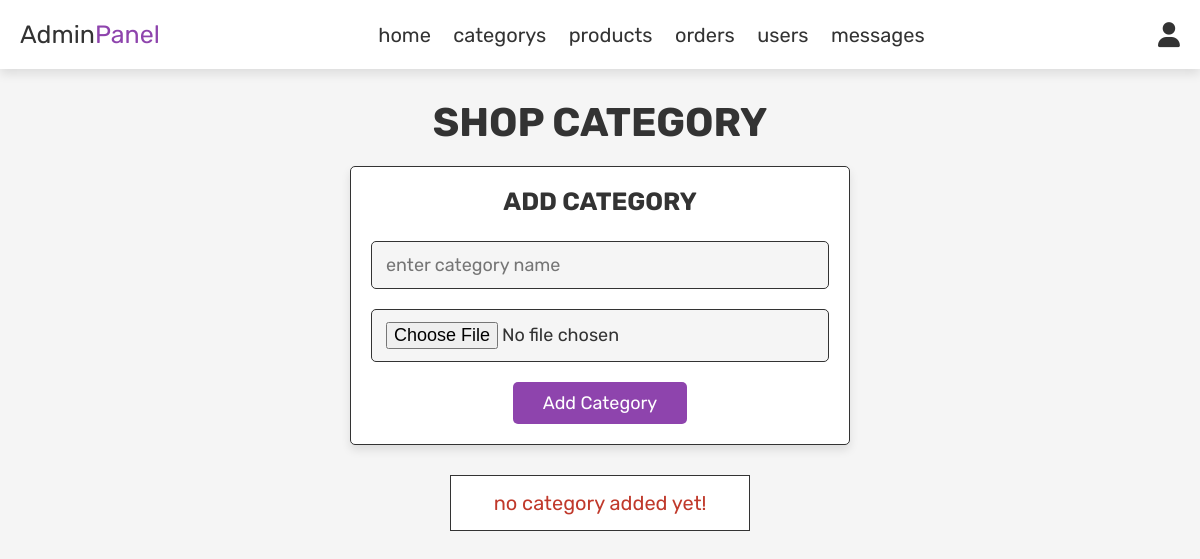
The app's page /admin_category.php (signed in), older data.
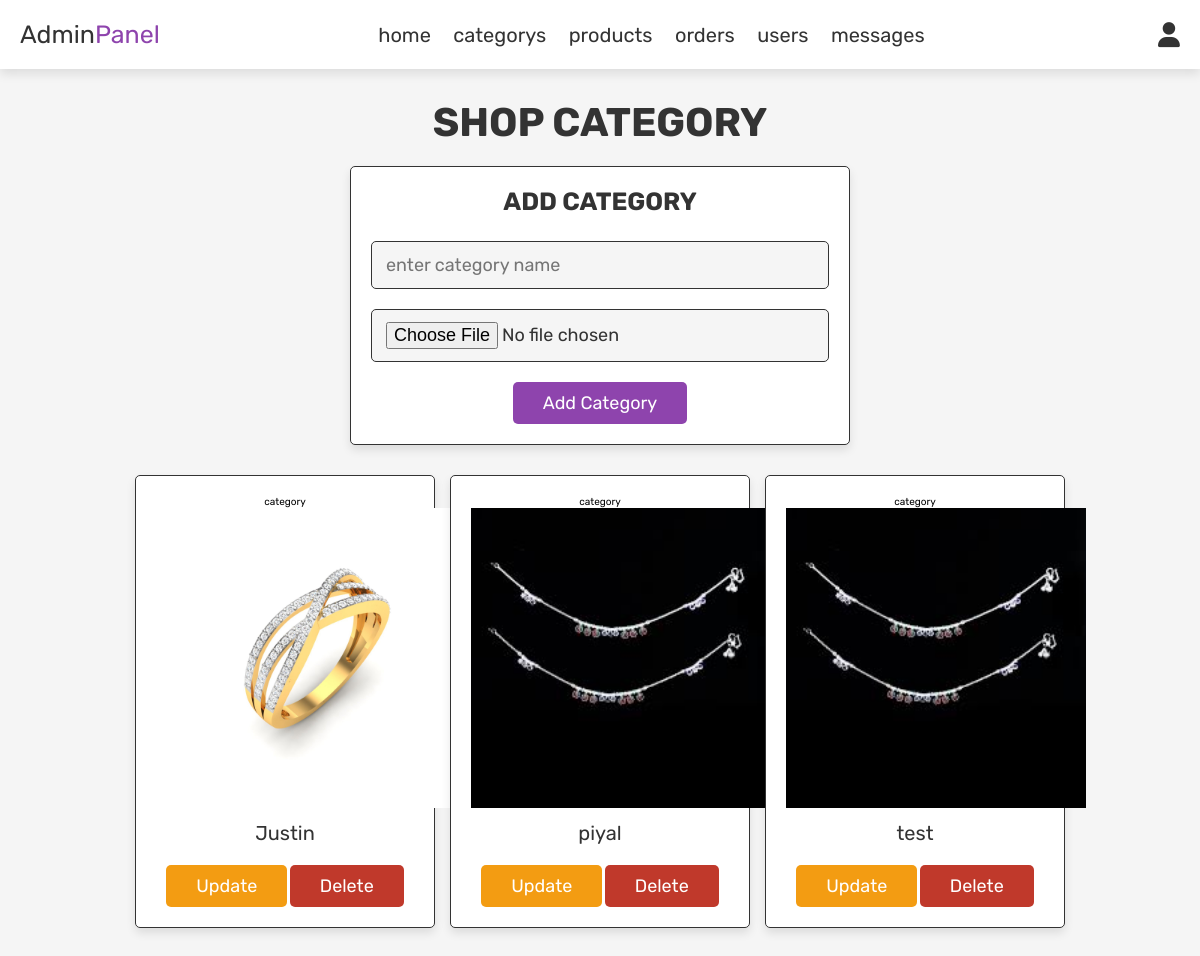
The same page, newer data.
### tables this page shows
CREATE TABLE `category` (
  `id` int(10) NOT NULL,
  `name` varchar(225) NOT NULL,
  `image` varchar(225) NOT NULL
);

### admin_category.php (the view, shortened to what this page needs)
<?php
include 'config.php';
?>
<!DOCTYPE html>
<html lang="en">
<head>
   <link rel="stylesheet" href="https://cdnjs.cloudflare.com/ajax/libs/font-awesome/6.0.0/css/all.min.css">
   <link rel="stylesheet" href="css/admin_style.css">
</head>
<body>
<?php include 'admin_header.php'; ?>
<section class="add-products">
   <h1 class="title">shop category</h1>
   <form action="" method="post" enctype="multipart/form-data">
      <h3>add category</h3>
      <input type="text" name="name" class="box" placeholder="enter category name" required>
      <input type="file" name="image" accept="image/jpg, image/jpeg, image/png" class="box" required>
      <input type="submit" value="add category" name="add_category" class="btn">
   </form>
</section>
<section class="show-products">
   <div class="box-container">
      <?php
         $select_category = mysqli_query($conn, "SELECT * FROM `category`") or die('query failed');
         if(mysqli_num_rows($select_category) > 0){
            while($fetch_category = mysqli_fetch_assoc($select_category)){
      ?>
      <div class="box">category
         <img src="uploaded_img/<?php echo $fetch_category['image']; ?>" alt="">
         <div class="name"><?php echo $fetch_category['name']; ?></div>
         <a href="admin_category.php?update=<?php echo $fetch_category['id']; ?>" class="option-btn">update</a>
         <a href="admin_category.php?delete=<?php echo $fetch_category['id']; ?>" class="delete-btn" onclick="return confirm('delete this category?');">delete</a>
      </div>
      <?php
         }
      }else{
         echo '<p class="empty">no category added yet!</p>';
      }
      ?>
   </div>
</section>
</body>
</html>

### admin_header.php (shortened to what this page needs)
<header class="header">
   <div class="flex">
      <a href="admin_page.php" class="logo">Admin<span>Panel</span></a>
      <nav class="navbar">
         <a href="admin_page.php">home</a>
         <a href="admin_category.php">categorys</a>
         <a href="admin_products.php">products</a>
         <a href="admin_orders.php">orders</a>
         <a href="admin_users.php">users</a>
         <a href="admin_contacts.php">messages</a>
      </nav>
      <div class="icons">
         <div id="user-btn" class="fas fa-user"></div>
      </div>
   </div>
</header>

### css/admin_style.css (style rules this page uses)
:root { --purple:#8e44ad; --red:#c0392b; --orange:#f39c12; --black:#333; --white:#fff; --light-color:#666; --light-white:#ccc; --light-bg:#f5f5f5; --border:.1rem solid var(--black); --box-shadow:0 .5rem 1rem rgba(0,0,0,.1); }
* { font-family: 'Rubik', sans-serif; margin:0; padding:0; box-sizing: border-box; outline: none; border:none; text-decoration: none; transition:all .2s linear; }
html { font-size: 62.5%; overflow-x: hidden; }
body { background-color: var(--light-bg); }
section { padding:3rem 2rem; }
.title { text-align: center; margin-bottom: 2rem; text-transform: uppercase; color:var(--black); font-size: 4rem; }
.btn, .option-btn, .delete-btn, .white-btn { display: inline-block; margin-top: 1rem; padding:1rem 3rem; cursor: pointer; color:var(--white); font-size: 1.8rem; border-radius: .5rem; text-transform: capitalize; }
.white-btn, .btn { background-color: var(--purple); }
.option-btn { background-color: var(--orange); }
.delete-btn { background-color: var(--red); }
.header { position: sticky; top:0; left:0; right:0; z-index: 1000; background-color: var(--white); box-shadow: var(--box-shadow); }
.header .flex { display: flex; align-items: center; padding:2rem; justify-content: space-between; position: relative; max-width: 1200px; margin:0 auto; }
.header .flex .logo { font-size: 2.5rem; color:var(--black); }
.header .flex .logo span { color:var(--purple); }
.header .flex .navbar a { margin:0 1rem; font-size: 2rem; color:var(--black); }
.header .flex .icons div { margin-left: 1.5rem; font-size: 2.5rem; cursor: pointer; color:var(--black); }
.add-products form { background-color: var(--white); border-radius: .5rem; padding:2rem; text-align: center; box-shadow: var(--box-shadow); border:var(--border); max-width: 50rem; margin:0 auto; }
.add-products form h3 { font-size: 2.5rem; text-transform: uppercase; color:var(--black); margin-bottom: 1.5rem; }
.add-products form .box { width: 100%; background-color: var(--light-bg); border-radius: .5rem; margin:1rem 0; padding:1.2rem 1.4rem; color:var(--black); font-size: 1.8rem; border:var(--border); }
.show-products .box-container { display: grid; grid-template-columns: repeat(auto-fit, 30rem); justify-content: center; gap:1.5rem; max-width: 1200px; margin:0 auto; align-items: flex-start; }
.show-products { padding-top: 0; }
.show-products .box-container .box { text-align: center; padding:2rem; border-radius: .5rem; border:var(--border); box-shadow: var(--box-shadow); background-color: var(--white); }
.show-products .box-container .box img { height: 30rem; }
.show-products .box-container .box .name { padding:1rem 0; font-size: 2rem; color:var(--black); }
.empty { padding:1.5rem; text-align: center; border:var(--border); background-color: var(--white); color:var(--red); font-size: 2rem; }

Row changes from the older to the newer data that the page shows:
added category: image (picture), name "Justin"
added category: image (picture), name "piyal"
added category: image (picture), name "test"
Text that changed along with them:
text no longer shown: "no category added yet!"
